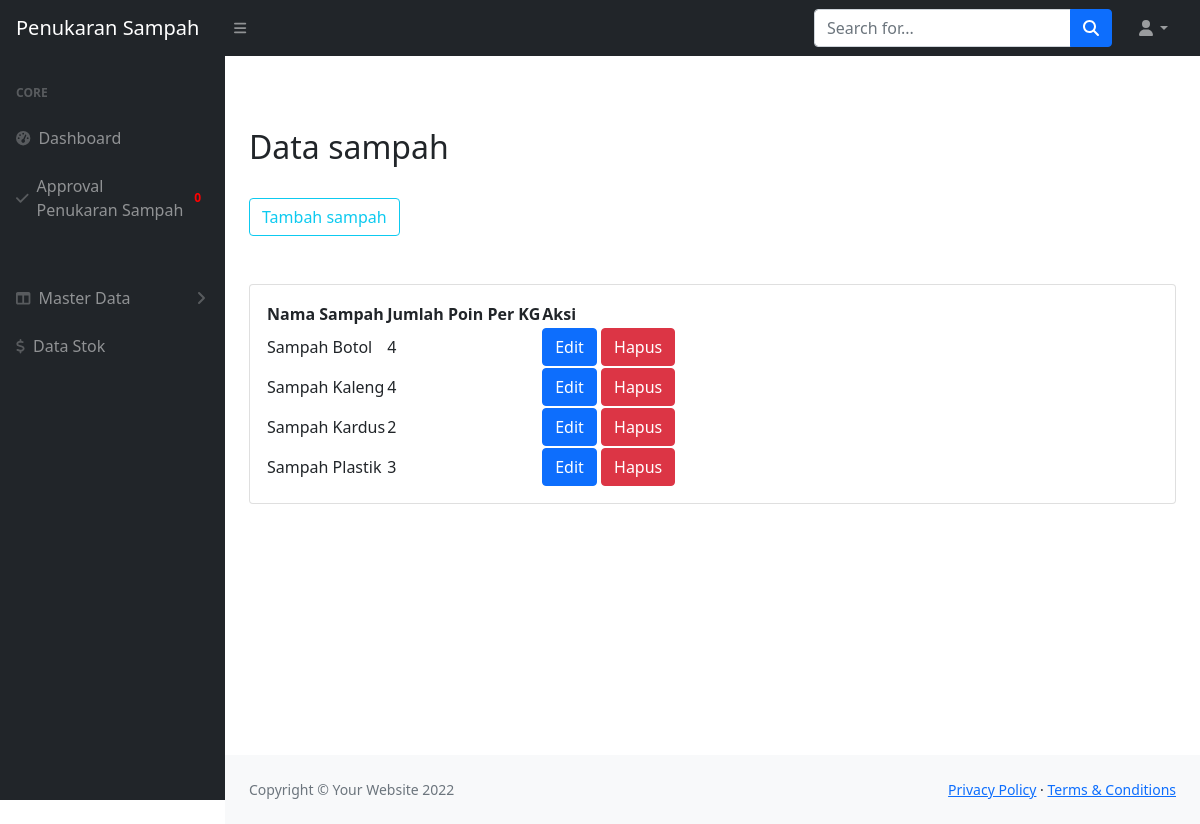
Screenshot of /ketua/sampah.php (signed in) with the database file from the repository.
### tables this page shows
CREATE TABLE `tb_sampah` (
  `id_sampah` varchar(100) NOT NULL,
  `nama` varchar(100) NOT NULL,
  `jumlah_poin_per_kg` varchar(100) NOT NULL
);

### ketua/sampah.php (the view, shortened to what this page needs)
<?php
            include 'view/header.php';
            include 'view/sidebar.php';
            include '../Action_front/koneksi.php';
?>
            <div id="layoutSidenav_content">
            <div class="container-fluid px-4">
                <main>
                        <br>
                        <br>
                        <h2> Data sampah</h2>
                        <br>
                        <form action="tambahsampah.php" method="post">
                        <button type="submit" class="btn btn-outline-info">Tambah sampah</button>
                        </form>
                        <br>
                        <br>
                    <div class="card mb-4">
                    <div class="card-body">
                                <table id="datatablesSimple">
                                    <thead>
                                        <tr>
                                            <th>Nama Sampah</th>
                                            <th>Jumlah Poin Per KG</th>
                                            <th>Aksi</th>
                                        </tr>
                                    </thead>
                                    <tbody>
                                    <?php
                                            $selectdata = mysqli_query($koneksi,"SELECT * FROM `tb_sampah` ");
                                            while ($data = mysqli_fetch_array($selectdata)) {
                                                ?>
                                        <tr>
                                            <td><?php echo $data['nama'] ?></td>
                                            <td><?php echo $data['jumlah_poin_per_kg'] ?></td>
                                            <td>
                                            <form action="proses/prosessampah.php" Method ="POST">
                                            <button type="submit" name = "edit" class="btn btn-primary">Edit</button>
                                            <button type="submit" name ="hapus" class="btn btn-danger">Hapus</button>
                                            </form>
                                        </td>
                                        </tr>
                                    <?php
                                            }
                                    ?>
                                    </tbody>
                                    </table>
            </main>
</div>
    </body>
</html>
<?php
    include 'view/footer.php';
?>

### rows the page displays
tb_sampah: nama "Sampah Botol", jumlah_poin_per_kg "4"
tb_sampah: nama "Sampah Kaleng", jumlah_poin_per_kg "4"
tb_sampah: nama "Sampah Kardus", jumlah_poin_per_kg "2"
tb_sampah: nama "Sampah Plastik", jumlah_poin_per_kg "3"

### other values shown
$array['jml'] "0"
